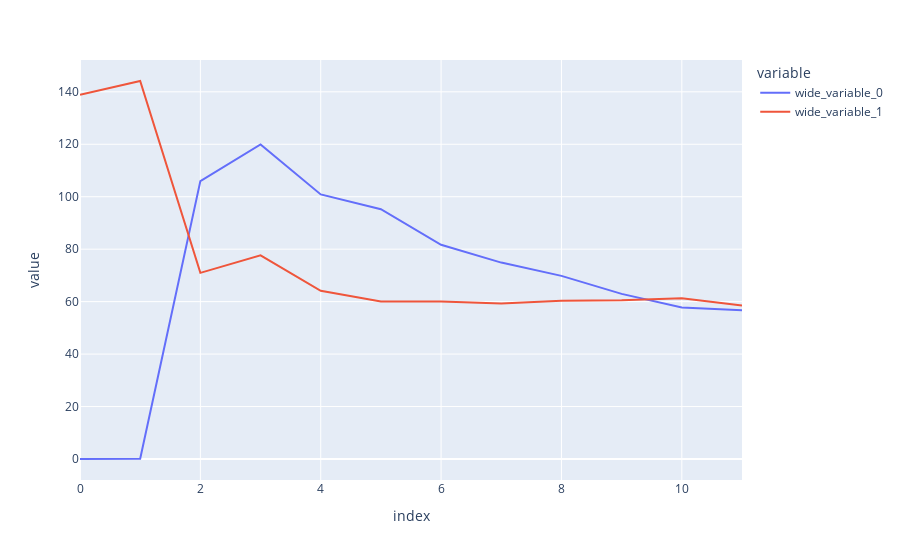

Source (notebook cell):
### Code cell
px.line(y=[np.array(training_cost).flatten(),np.array(cv_cost).flatten()])

### Figure 1 — Plotly figure (JSON) as saved in the notebook; plotly's stock layout.template omitted (floating-point values rounded to 4 significant figures)
{"data": [{"hovertemplate": "variable=wide_variable_0<br>index=%{x}<br>value=%{y}<extra></extra>", "legendgroup": "wide_variable_0", "line": {"color": "#636efa", "dash": "solid"}, "marker": {"symbol": "circle"}, "mode": "lines", "name": "wide_variable_0", "orientation": "v", "showlegend": true, "type": "scatter", "x": [0, 1, 2, 3, 4, 5, 6, 7, 8, 9, 10, 11], "xaxis": "x", "y": [7.406e-21, 0.114, 106.0, 119.9, 100.9, 95.26, 81.69, 74.88, 69.82, 62.96, 57.73, 56.73], "yaxis": "y"}, {"hovertemplate": "variable=wide_variable_1<br>index=%{x}<br>value=%{y}<extra></extra>", "legendgroup": "wide_variable_1", "line": {"color": "#EF553B", "dash": "solid"}, "marker": {"symbol": "circle"}, "mode": "lines", "name": "wide_variable_1", "orientation": "v", "showlegend": true, "type": "scatter", "x": [0, 1, 2, 3, 4, 5, 6, 7, 8, 9, 10, 11], "xaxis": "x", "y": [138.8, 144.1, 70.98, 77.64, 64.12, 60.01, 60.04, 59.3, 60.31, 60.51, 61.25, 58.54], "yaxis": "y"}], "layout": {"legend": {"title": {"text": "variable"}, "tracegroupgap": 0}, "margin": {"t": 60}, "xaxis": {"anchor": "y", "domain": [0, 1], "title": {"text": "index"}}, "yaxis": {"anchor": "x", "domain": [0, 1], "title": {"text": "value"}}}}
